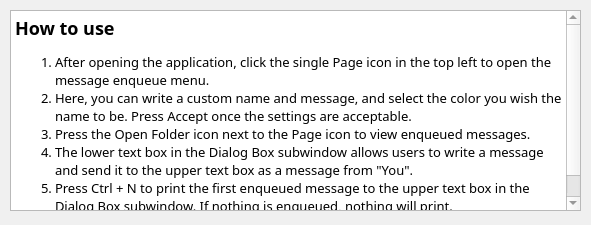
<?xml version="1.0" encoding="UTF-8"?>
<ui version="4.0">
 <class>help</class>
 <widget class="QWidget" name="help">
  <property name="geometry">
   <rect>
    <x>0</x>
    <y>0</y>
    <width>591</width>
    <height>225</height>
   </rect>
  </property>
  <property name="sizePolicy">
   <sizepolicy hsizetype="Fixed" vsizetype="Fixed">
    <horstretch>0</horstretch>
    <verstretch>0</verstretch>
   </sizepolicy>
  </property>
  <property name="minimumSize">
   <size>
    <width>591</width>
    <height>225</height>
   </size>
  </property>
  <property name="maximumSize">
   <size>
    <width>591</width>
    <height>225</height>
   </size>
  </property>
  <property name="palette">
   <palette>
    <active>
     <colorrole role="WindowText">
      <brush brushstyle="SolidPattern">
       <color alpha="255">
        <red>0</red>
        <green>0</green>
        <blue>0</blue>
       </color>
      </brush>
     </colorrole>
     <colorrole role="Button">
      <brush brushstyle="SolidPattern">
       <color alpha="255">
        <red>240</red>
        <green>240</green>
        <blue>240</blue>
       </color>
      </brush>
     </colorrole>
     <colorrole role="Text">
      <brush brushstyle="SolidPattern">
       <color alpha="255">
        <red>0</red>
        <green>0</green>
        <blue>0</blue>
       </color>
      </brush>
     </colorrole>
     <colorrole role="ButtonText">
      <brush brushstyle="SolidPattern">
       <color alpha="255">
        <red>0</red>
        <green>0</green>
        <blue>0</blue>
       </color>
      </brush>
     </colorrole>
     <colorrole role="Base">
      <brush brushstyle="SolidPattern">
       <color alpha="255">
        <red>255</red>
        <green>255</green>
        <blue>255</blue>
       </color>
      </brush>
     </colorrole>
     <colorrole role="Window">
      <brush brushstyle="SolidPattern">
       <color alpha="255">
        <red>240</red>
        <green>240</green>
        <blue>240</blue>
       </color>
      </brush>
     </colorrole>
     <colorrole role="Highlight">
      <brush brushstyle="SolidPattern">
       <color alpha="255">
        <red>51</red>
        <green>153</green>
        <blue>255</blue>
       </color>
      </brush>
     </colorrole>
     <colorrole role="Link">
      <brush brushstyle="SolidPattern">
       <color alpha="255">
        <red>0</red>
        <green>0</green>
        <blue>238</blue>
       </color>
      </brush>
     </colorrole>
     <colorrole role="LinkVisited">
      <brush brushstyle="SolidPattern">
       <color alpha="255">
        <red>85</red>
        <green>26</green>
        <blue>139</blue>
       </color>
      </brush>
     </colorrole>
     <colorrole role="AlternateBase">
      <brush brushstyle="SolidPattern">
       <color alpha="255">
        <red>245</red>
        <green>245</green>
        <blue>245</blue>
       </color>
      </brush>
     </colorrole>
     <colorrole role="ToolTipBase">
      <brush brushstyle="SolidPattern">
       <color alpha="255">
        <red>255</red>
        <green>255</green>
        <blue>225</blue>
       </color>
      </brush>
     </colorrole>
    </active>
    <inactive>
     <colorrole role="WindowText">
      <brush brushstyle="SolidPattern">
       <color alpha="255">
        <red>96</red>
        <green>96</green>
        <blue>96</blue>
       </color>
      </brush>
     </colorrole>
     <colorrole role="Button">
      <brush brushstyle="SolidPattern">
       <color alpha="255">
        <red>240</red>
        <green>240</green>
        <blue>240</blue>
       </color>
      </brush>
     </colorrole>
     <colorrole role="Text">
      <brush brushstyle="SolidPattern">
       <color alpha="255">
        <red>96</red>
        <green>96</green>
        <blue>96</blue>
       </color>
      </brush>
     </colorrole>
     <colorrole role="ButtonText">
      <brush brushstyle="SolidPattern">
       <color alpha="255">
        <red>96</red>
        <green>96</green>
        <blue>96</blue>
       </color>
      </brush>
     </colorrole>
     <colorrole role="Base">
      <brush brushstyle="SolidPattern">
       <color alpha="255">
        <red>255</red>
        <green>255</green>
        <blue>255</blue>
       </color>
      </brush>
     </colorrole>
     <colorrole role="Window">
      <brush brushstyle="SolidPattern">
       <color alpha="255">
        <red>240</red>
        <green>240</green>
        <blue>240</blue>
       </color>
      </brush>
     </colorrole>
     <colorrole role="Highlight">
      <brush brushstyle="SolidPattern">
       <color alpha="255">
        <red>166</red>
        <green>200</green>
        <blue>255</blue>
       </color>
      </brush>
     </colorrole>
     <colorrole role="HighlightedText">
      <brush brushstyle="SolidPattern">
       <color alpha="255">
        <red>0</red>
        <green>0</green>
        <blue>0</blue>
       </color>
      </brush>
     </colorrole>
     <colorrole role="Link">
      <brush brushstyle="SolidPattern">
       <color alpha="255">
        <red>0</red>
        <green>0</green>
        <blue>238</blue>
       </color>
      </brush>
     </colorrole>
     <colorrole role="LinkVisited">
      <brush brushstyle="SolidPattern">
       <color alpha="255">
        <red>85</red>
        <green>26</green>
        <blue>139</blue>
       </color>
      </brush>
     </colorrole>
     <colorrole role="AlternateBase">
      <brush brushstyle="SolidPattern">
       <color alpha="255">
        <red>245</red>
        <green>245</green>
        <blue>245</blue>
       </color>
      </brush>
     </colorrole>
     <colorrole role="ToolTipBase">
      <brush brushstyle="SolidPattern">
       <color alpha="255">
        <red>255</red>
        <green>255</green>
        <blue>225</blue>
       </color>
      </brush>
     </colorrole>
    </inactive>
    <disabled>
     <colorrole role="WindowText">
      <brush brushstyle="SolidPattern">
       <color alpha="255">
        <red>160</red>
        <green>160</green>
        <blue>160</blue>
       </color>
      </brush>
     </colorrole>
     <colorrole role="Button">
      <brush brushstyle="SolidPattern">
       <color alpha="255">
        <red>240</red>
        <green>240</green>
        <blue>240</blue>
       </color>
      </brush>
     </colorrole>
     <colorrole role="Text">
      <brush brushstyle="SolidPattern">
       <color alpha="255">
        <red>160</red>
        <green>160</green>
        <blue>160</blue>
       </color>
      </brush>
     </colorrole>
     <colorrole role="ButtonText">
      <brush brushstyle="SolidPattern">
       <color alpha="255">
        <red>160</red>
        <green>160</green>
        <blue>160</blue>
       </color>
      </brush>
     </colorrole>
     <colorrole role="Base">
      <brush brushstyle="SolidPattern">
       <color alpha="255">
        <red>240</red>
        <green>240</green>
        <blue>240</blue>
       </color>
      </brush>
     </colorrole>
     <colorrole role="Window">
      <brush brushstyle="SolidPattern">
       <color alpha="255">
        <red>240</red>
        <green>240</green>
        <blue>240</blue>
       </color>
      </brush>
     </colorrole>
     <colorrole role="Highlight">
      <brush brushstyle="SolidPattern">
       <color alpha="255">
        <red>200</red>
        <green>221</green>
        <blue>254</blue>
       </color>
      </brush>
     </colorrole>
     <colorrole role="HighlightedText">
      <brush brushstyle="SolidPattern">
       <color alpha="255">
        <red>160</red>
        <green>160</green>
        <blue>160</blue>
       </color>
      </brush>
     </colorrole>
     <colorrole role="Link">
      <brush brushstyle="SolidPattern">
       <color alpha="255">
        <red>128</red>
        <green>128</green>
        <blue>255</blue>
       </color>
      </brush>
     </colorrole>
     <colorrole role="LinkVisited">
      <brush brushstyle="SolidPattern">
       <color alpha="255">
        <red>128</red>
        <green>128</green>
        <blue>255</blue>
       </color>
      </brush>
     </colorrole>
     <colorrole role="AlternateBase">
      <brush brushstyle="SolidPattern">
       <color alpha="255">
        <red>245</red>
        <green>245</green>
        <blue>245</blue>
       </color>
      </brush>
     </colorrole>
     <colorrole role="ToolTipBase">
      <brush brushstyle="SolidPattern">
       <color alpha="255">
        <red>255</red>
        <green>255</green>
        <blue>225</blue>
       </color>
      </brush>
     </colorrole>
    </disabled>
   </palette>
  </property>
  <property name="windowTitle">
   <string>Help</string>
  </property>
  <widget class="QTextBrowser" name="textBrowser">
   <property name="geometry">
    <rect>
     <x>10</x>
     <y>10</y>
     <width>571</width>
     <height>201</height>
    </rect>
   </property>
   <property name="palette">
    <palette>
     <active>
      <colorrole role="WindowText">
       <brush brushstyle="SolidPattern">
        <color alpha="255">
         <red>0</red>
         <green>0</green>
         <blue>0</blue>
        </color>
       </brush>
      </colorrole>
      <colorrole role="Button">
       <brush brushstyle="SolidPattern">
        <color alpha="255">
         <red>240</red>
         <green>240</green>
         <blue>240</blue>
        </color>
       </brush>
      </colorrole>
      <colorrole role="Text">
       <brush brushstyle="SolidPattern">
        <color alpha="255">
         <red>0</red>
         <green>0</green>
         <blue>0</blue>
        </color>
       </brush>
      </colorrole>
      <colorrole role="ButtonText">
       <brush brushstyle="SolidPattern">
        <color alpha="255">
         <red>0</red>
         <green>0</green>
         <blue>0</blue>
        </color>
       </brush>
      </colorrole>
      <colorrole role="Base">
       <brush brushstyle="SolidPattern">
        <color alpha="255">
         <red>255</red>
         <green>255</green>
         <blue>255</blue>
        </color>
       </brush>
      </colorrole>
      <colorrole role="Window">
       <brush brushstyle="SolidPattern">
        <color alpha="255">
         <red>240</red>
         <green>240</green>
         <blue>240</blue>
        </color>
       </brush>
      </colorrole>
      <colorrole role="Highlight">
       <brush brushstyle="SolidPattern">
        <color alpha="255">
         <red>51</red>
         <green>153</green>
         <blue>255</blue>
        </color>
       </brush>
      </colorrole>
      <colorrole role="Link">
       <brush brushstyle="SolidPattern">
        <color alpha="255">
         <red>0</red>
         <green>0</green>
         <blue>238</blue>
        </color>
       </brush>
      </colorrole>
      <colorrole role="LinkVisited">
       <brush brushstyle="SolidPattern">
        <color alpha="255">
         <red>85</red>
         <green>26</green>
         <blue>139</blue>
        </color>
       </brush>
      </colorrole>
      <colorrole role="AlternateBase">
       <brush brushstyle="SolidPattern">
        <color alpha="255">
         <red>245</red>
         <green>245</green>
         <blue>245</blue>
        </color>
       </brush>
      </colorrole>
      <colorrole role="ToolTipBase">
       <brush brushstyle="SolidPattern">
        <color alpha="255">
         <red>255</red>
         <green>255</green>
         <blue>225</blue>
        </color>
       </brush>
      </colorrole>
     </active>
     <inactive>
      <colorrole role="WindowText">
       <brush brushstyle="SolidPattern">
        <color alpha="255">
         <red>96</red>
         <green>96</green>
         <blue>96</blue>
        </color>
       </brush>
      </colorrole>
      <colorrole role="Button">
       <brush brushstyle="SolidPattern">
        <color alpha="255">
         <red>240</red>
         <green>240</green>
         <blue>240</blue>
        </color>
       </brush>
      </colorrole>
      <colorrole role="Text">
       <brush brushstyle="SolidPattern">
        <color alpha="255">
         <red>96</red>
         <green>96</green>
         <blue>96</blue>
        </color>
       </brush>
      </colorrole>
      <colorrole role="ButtonText">
       <brush brushstyle="SolidPattern">
        <color alpha="255">
         <red>96</red>
         <green>96</green>
         <blue>96</blue>
        </color>
       </brush>
      </colorrole>
      <colorrole role="Base">
       <brush brushstyle="SolidPattern">
        <color alpha="255">
         <red>255</red>
         <green>255</green>
         <blue>255</blue>
        </color>
       </brush>
      </colorrole>
      <colorrole role="Window">
       <brush brushstyle="SolidPattern">
        <color alpha="255">
         <red>240</red>
         <green>240</green>
         <blue>240</blue>
        </color>
       </brush>
      </colorrole>
      <colorrole role="Highlight">
       <brush brushstyle="SolidPattern">
        <color alpha="255">
         <red>166</red>
         <green>200</green>
         <blue>255</blue>
        </color>
       </brush>
      </colorrole>
      <colorrole role="HighlightedText">
       <brush brushstyle="SolidPattern">
        <color alpha="255">
         <red>0</red>
         <green>0</green>
         <blue>0</blue>
        </color>
       </brush>
      </colorrole>
      <colorrole role="Link">
       <brush brushstyle="SolidPattern">
        <color alpha="255">
         <red>0</red>
         <green>0</green>
         <blue>238</blue>
        </color>
       </brush>
      </colorrole>
      <colorrole role="LinkVisited">
       <brush brushstyle="SolidPattern">
        <color alpha="255">
         <red>85</red>
         <green>26</green>
         <blue>139</blue>
        </color>
       </brush>
      </colorrole>
      <colorrole role="AlternateBase">
       <brush brushstyle="SolidPattern">
        <color alpha="255">
         <red>245</red>
         <green>245</green>
         <blue>245</blue>
        </color>
       </brush>
      </colorrole>
      <colorrole role="ToolTipBase">
       <brush brushstyle="SolidPattern">
        <color alpha="255">
         <red>255</red>
         <green>255</green>
         <blue>225</blue>
        </color>
       </brush>
      </colorrole>
     </inactive>
     <disabled>
      <colorrole role="WindowText">
       <brush brushstyle="SolidPattern">
        <color alpha="255">
         <red>160</red>
         <green>160</green>
         <blue>160</blue>
        </color>
       </brush>
      </colorrole>
      <colorrole role="Button">
       <brush brushstyle="SolidPattern">
        <color alpha="255">
         <red>240</red>
         <green>240</green>
         <blue>240</blue>
        </color>
       </brush>
      </colorrole>
      <colorrole role="Text">
       <brush brushstyle="SolidPattern">
        <color alpha="255">
         <red>160</red>
         <green>160</green>
         <blue>160</blue>
        </color>
       </brush>
      </colorrole>
      <colorrole role="ButtonText">
       <brush brushstyle="SolidPattern">
        <color alpha="255">
         <red>160</red>
         <green>160</green>
         <blue>160</blue>
        </color>
       </brush>
      </colorrole>
      <colorrole role="Base">
       <brush brushstyle="SolidPattern">
        <color alpha="255">
         <red>240</red>
         <green>240</green>
         <blue>240</blue>
        </color>
       </brush>
      </colorrole>
      <colorrole role="Window">
       <brush brushstyle="SolidPattern">
        <color alpha="255">
         <red>240</red>
         <green>240</green>
         <blue>240</blue>
        </color>
       </brush>
      </colorrole>
      <colorrole role="Highlight">
       <brush brushstyle="SolidPattern">
        <color alpha="255">
         <red>200</red>
         <green>221</green>
         <blue>254</blue>
        </color>
       </brush>
      </colorrole>
      <colorrole role="HighlightedText">
       <brush brushstyle="SolidPattern">
        <color alpha="255">
         <red>160</red>
         <green>160</green>
         <blue>160</blue>
        </color>
       </brush>
      </colorrole>
      <colorrole role="Link">
       <brush brushstyle="SolidPattern">
        <color alpha="255">
         <red>128</red>
         <green>128</green>
         <blue>255</blue>
        </color>
       </brush>
      </colorrole>
      <colorrole role="LinkVisited">
       <brush brushstyle="SolidPattern">
        <color alpha="255">
         <red>128</red>
         <green>128</green>
         <blue>255</blue>
        </color>
       </brush>
      </colorrole>
      <colorrole role="AlternateBase">
       <brush brushstyle="SolidPattern">
        <color alpha="255">
         <red>245</red>
         <green>245</green>
         <blue>245</blue>
        </color>
       </brush>
      </colorrole>
      <colorrole role="ToolTipBase">
       <brush brushstyle="SolidPattern">
        <color alpha="255">
         <red>255</red>
         <green>255</green>
         <blue>225</blue>
        </color>
       </brush>
      </colorrole>
     </disabled>
    </palette>
   </property>
   <property name="font">
    <font>
     <family>Segoe UI This</family>
    </font>
   </property>
   <property name="html">
    <string>&lt;!DOCTYPE HTML PUBLIC &quot;-//W3C//DTD HTML 4.0//EN&quot; &quot;http://www.w3.org/TR/REC-html40/strict.dtd&quot;&gt;
&lt;html&gt;&lt;head&gt;&lt;meta name=&quot;qrichtext&quot; content=&quot;1&quot; /&gt;&lt;meta charset=&quot;utf-8&quot; /&gt;&lt;style type=&quot;text/css&quot;&gt;
p, li { white-space: pre-wrap; }
hr { height: 1px; border-width: 0; }
li.unchecked::marker { content: &quot;\2610&quot;; }
li.checked::marker { content: &quot;\2612&quot;; }
&lt;/style&gt;&lt;/head&gt;&lt;body style=&quot; font-family:'Segoe UI This'; font-size:10pt; font-weight:400; font-style:normal;&quot;&gt;
&lt;h2 style=&quot; margin-top:16px; margin-bottom:12px; margin-left:0px; margin-right:0px; -qt-block-indent:0; text-indent:0px;&quot;&gt;&lt;span style=&quot; font-family:'Ubuntu'; font-size:x-large; font-weight:700;&quot;&gt;How to use&lt;/span&gt;&lt;/h2&gt;
&lt;ol style=&quot;margin-top: 0px; margin-bottom: 0px; margin-left: 0px; margin-right: 0px; -qt-list-indent: 1;&quot;&gt;
&lt;li style=&quot; font-family:'Ubuntu';&quot; style=&quot; margin-top:12px; margin-bottom:0px; margin-left:0px; margin-right:0px; -qt-block-indent:0; text-indent:0px;&quot;&gt;After opening the application, click the single Page icon in the top left to open the message enqueue menu.&lt;/li&gt;
&lt;li style=&quot; font-family:'Ubuntu';&quot; style=&quot; margin-top:0px; margin-bottom:0px; margin-left:0px; margin-right:0px; -qt-block-indent:0; text-indent:0px;&quot;&gt;Here, you can write a custom name and message, and select the color you wish the name to be. Press Accept once the settings are acceptable.&lt;/li&gt;
&lt;li style=&quot; font-family:'Ubuntu';&quot; style=&quot; margin-top:0px; margin-bottom:0px; margin-left:0px; margin-right:0px; -qt-block-indent:0; text-indent:0px;&quot;&gt;Press the Open Folder icon next to the Page icon to view enqueued messages.&lt;/li&gt;
&lt;li style=&quot; font-family:'Ubuntu';&quot; style=&quot; margin-top:0px; margin-bottom:0px; margin-left:0px; margin-right:0px; -qt-block-indent:0; text-indent:0px;&quot;&gt;The lower text box in the Dialog Box subwindow allows users to write a message and send it to the upper text box as a message from &amp;quot;You&amp;quot;.&lt;/li&gt;
&lt;li style=&quot; font-family:'Ubuntu';&quot; style=&quot; margin-top:0px; margin-bottom:0px; margin-left:0px; margin-right:0px; -qt-block-indent:0; text-indent:0px;&quot;&gt;Press &lt;span style=&quot; font-family:'monospace';&quot;&gt;Ctrl + N&lt;/span&gt; to print the first enqueued message to the upper text box in the Dialog Box subwindow. If nothing is enqueued, nothing will print.&lt;/li&gt;
&lt;li style=&quot; font-family:'Ubuntu';&quot; style=&quot; margin-top:0px; margin-bottom:12px; margin-left:0px; margin-right:0px; -qt-block-indent:0; text-indent:0px;&quot;&gt;Press the Scissors icon to clear the upper Dialog Box text and Message queue.&lt;/li&gt;&lt;/ol&gt;&lt;/body&gt;&lt;/html&gt;</string>
   </property>
  </widget>
 </widget>
 <resources/>
 <connections/>
</ui>
